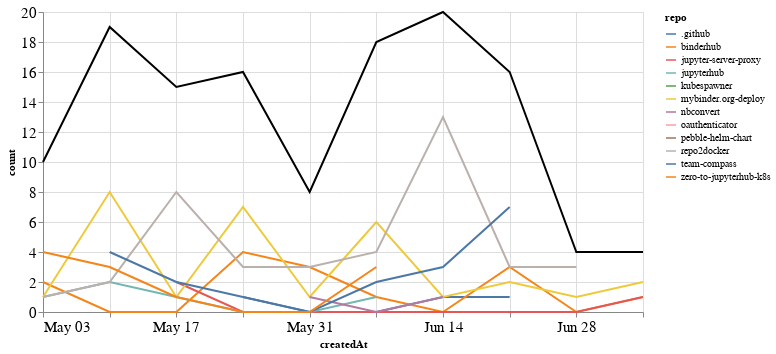

This figure's notebook cell:
### Markdown cell above
## Comments

### Code cell
comments_time = comments.groupby('repo').resample('W', on='createdAt').count()['author'].reset_index()
comments_time = comments_time.rename(columns={'author': 'count'})
comments_time_total = comments_time.groupby('createdAt').agg({"count": "sum"}).reset_index()
ch1 = alt.Chart(comments_time, width=600).mark_line().encode(
    x='createdAt',
    y='count',
    color='repo',
    tooltip="repo"
)

ch2 = alt.Chart(comments_time_total, width=600).mark_line(color="black").encode(
    x='createdAt',
    y='count',
)

ch1 + ch2

### Figure 1 — Vega-Lite specification as saved in the notebook (floating-point values rounded to 4 significant figures)
{"config": {"axisLeft": {"labelFontSize": 15}, "axisBottom": {"labelFontSize": 15}}, "layer": [{"data": {"name": "data-5c7621f489e1d04447d4186bc730e762"}, "mark": "line", "encoding": {"color": {"type": "nominal", "field": "repo"}, "tooltip": {"type": "nominal", "field": "repo"}, "x": {"type": "temporal", "field": "createdAt"}, "y": {"type": "quantitative", "field": "count"}}, "width": 600}, {"data": {"name": "data-307071bc8367e284f76ad8d6047375fc"}, "mark": {"type": "line", "color": "black"}, "encoding": {"x": {"type": "temporal", "field": "createdAt"}, "y": {"type": "quantitative", "field": "count"}}, "width": 600}], "$schema": "https://vega.github.io/schema/vega-lite/v4.8.1.json", "datasets": {"data-5c7621f489e1d04447d4186bc730e762": [{"repo": ".github", "createdAt": "2020-05-24T00:00:00", "count": 1}, {"repo": ".github", "createdAt": "2020-05-31T00:00:00", "count": 0}, {"repo": ".github", "createdAt": "2020-06-07T00:00:00", "count": 0}, {"repo": ".github", "createdAt": "2020-06-14T00:00:00", "count": 1}, {"repo": ".github", "createdAt": "2020-06-21T00:00:00", "count": 1}, {"repo": "binderhub", "createdAt": "2020-05-03T00:00:00", "count": 2}, {"repo": "binderhub", "createdAt": "2020-05-10T00:00:00", "count": 0}, {"repo": "binderhub", "createdAt": "2020-05-17T00:00:00", "count": 0}, {"repo": "binderhub", "createdAt": "2020-05-24T00:00:00", "count": 4}, {"repo": "binderhub", "createdAt": "2020-05-31T00:00:00", "count": 3}, {"repo": "binderhub", "createdAt": "2020-06-07T00:00:00", "count": 1}, {"repo": "binderhub", "createdAt": "2020-06-14T00:00:00", "count": 0}, {"repo": "binderhub", "createdAt": "2020-06-21T00:00:00", "count": 3}, {"repo": "binderhub", "createdAt": "2020-06-28T00:00:00", "count": 0}, {"repo": "binderhub", "createdAt": "2020-07-05T00:00:00", "count": 1}, {"repo": "jupyter-server-proxy", "createdAt": "2020-05-17T00:00:00", "count": 2}, {"repo": "jupyter-server-proxy", "createdAt": "2020-05-24T00:00:00", "count": 0}, {"repo": "jupyter-server-proxy", "createdAt": "2020-05-31T00:00:00", "count": 0}, {"repo": "jupyter-server-proxy", "createdAt": "2020-06-07T00:00:00", "count": 0}, {"repo": "jupyter-server-proxy", "createdAt": "2020-06-14T00:00:00", "count": 0}, {"repo": "jupyter-server-proxy", "createdAt": "2020-06-21T00:00:00", "count": 0}, {"repo": "jupyter-server-proxy", "createdAt": "2020-06-28T00:00:00", "count": 0}, {"repo": "jupyter-server-proxy", "createdAt": "2020-07-05T00:00:00", "count": 1}, {"repo": "jupyterhub", "createdAt": "2020-05-03T00:00:00", "count": 1}, {"repo": "jupyterhub", "createdAt": "2020-05-10T00:00:00", "count": 2}, {"repo": "jupyterhub", "createdAt": "2020-05-17T00:00:00", "count": 1}, {"repo": "jupyterhub", "createdAt": "2020-05-24T00:00:00", "count": 0}, {"repo": "jupyterhub", "createdAt": "2020-05-31T00:00:00", "count": 0}, {"repo": "jupyterhub", "createdAt": "2020-06-07T00:00:00", "count": 1}, {"repo": "kubespawner", "createdAt": "2020-06-14T00:00:00", "count": 1}, {"repo": "mybinder.org-deploy", "createdAt": "2020-05-03T00:00:00", "count": 1}, {"repo": "mybinder.org-deploy", "createdAt": "2020-05-10T00:00:00", "count": 8}, {"repo": "mybinder.org-deploy", "createdAt": "2020-05-17T00:00:00", "count": 1}, {"repo": "mybinder.org-deploy", "createdAt": "2020-05-24T00:00:00", "count": 7}, {"repo": "mybinder.org-deploy", "createdAt": "2020-05-31T00:00:00", "count": 1}, {"repo": "mybinder.org-deploy", "createdAt": "2020-06-07T00:00:00", "count": 6}, {"repo": "mybinder.org-deploy", "createdAt": "2020-06-14T00:00:00", "count": 1}, {"repo": "mybinder.org-deploy", "createdAt": "2020-06-21T00:00:00", "count": 2}, {"repo": "mybinder.org-deploy", "createdAt": "2020-06-28T00:00:00", "count": 1}, {"repo": "mybinder.org-deploy", "createdAt": "2020-07-05T00:00:00", "count": 2}, {"repo": "nbconvert", "createdAt": "2020-05-31T00:00:00", "count": 1}, {"repo": "nbconvert", "createdAt": "2020-06-07T00:00:00", "count": 0}, {"repo": "nbconvert", "createdAt": "2020-06-14T00:00:00", "count": 1}, {"repo": "oauthenticator", "createdAt": "2020-05-03T00:00:00", "count": 1}, {"repo": "pebble-helm-chart", "createdAt": "2020-06-07T00:00:00", "count": 1}, {"repo": "repo2docker", "createdAt": "2020-05-03T00:00:00", "count": 1}, {"repo": "repo2docker", "createdAt": "2020-05-10T00:00:00", "count": 2}, {"repo": "repo2docker", "createdAt": "2020-05-17T00:00:00", "count": 8}, {"repo": "repo2docker", "createdAt": "2020-05-24T00:00:00", "count": 3}, {"repo": "repo2docker", "createdAt": "2020-05-31T00:00:00", "count": 3}, {"repo": "repo2docker", "createdAt": "2020-06-07T00:00:00", "count": 4}, {"repo": "repo2docker", "createdAt": "2020-06-14T00:00:00", "count": 13}, {"repo": "repo2docker", "createdAt": "2020-06-21T00:00:00", "count": 3}, {"repo": "repo2docker", "createdAt": "2020-06-28T00:00:00", "count": 3}, {"repo": "team-compass", "createdAt": "2020-05-10T00:00:00", "count": 4}, {"repo": "team-compass", "createdAt": "2020-05-17T00:00:00", "count": 2}, {"repo": "team-compass", "createdAt": "2020-05-24T00:00:00", "count": 1}, {"repo": "team-compass", "createdAt": "2020-05-31T00:00:00", "count": 0}, {"repo": "team-compass", "createdAt": "2020-06-07T00:00:00", "count": 2}, {"repo": "team-compass", "createdAt": "2020-06-14T00:00:00", "count": 3}, {"repo": "team-compass", "createdAt": "2020-06-21T00:00:00", "count": 7}, {"repo": "zero-to-jupyterhub-k8s", "createdAt": "2020-05-03T00:00:00", "count": 4}, {"repo": "zero-to-jupyterhub-k8s", "createdAt": "2020-05-10T00:00:00", "count": 3}, {"repo": "zero-to-jupyterhub-k8s", "createdAt": "2020-05-17T00:00:00", "count": 1}, {"repo": "zero-to-jupyterhub-k8s", "createdAt": "2020-05-24T00:00:00", "count": 0}, {"repo": "zero-to-jupyterhub-k8s", "createdAt": "2020-05-31T00:00:00", "count": 0}, {"repo": "zero-to-jupyterhub-k8s", "createdAt": "2020-06-07T00:00:00", "count": 3}], "data-307071bc8367e284f76ad8d6047375fc": [{"createdAt": "2020-05-03T00:00:00", "count": 10}, {"createdAt": "2020-05-10T00:00:00", "count": 19}, {"createdAt": "2020-05-17T00:00:00", "count": 15}, {"createdAt": "2020-05-24T00:00:00", "count": 16}, {"createdAt": "2020-05-31T00:00:00", "count": 8}, {"createdAt": "2020-06-07T00:00:00", "count": 18}, {"createdAt": "2020-06-14T00:00:00", "count": 20}, {"createdAt": "2020-06-21T00:00:00", "count": 16}, {"createdAt": "2020-06-28T00:00:00", "count": 4}, {"createdAt": "2020-07-05T00:00:00", "count": 4}]}}
